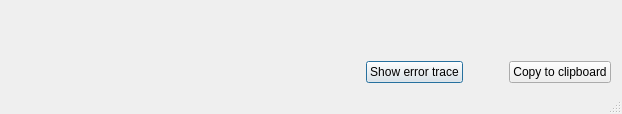
<?xml version="1.0" encoding="UTF-8"?>
<ui version="4.0">
 <class>ErrorDialog</class>
 <widget class="QDialog" name="ErrorDialog">
  <property name="geometry">
   <rect>
    <x>0</x>
    <y>0</y>
    <width>622</width>
    <height>114</height>
   </rect>
  </property>
  <property name="windowTitle">
   <string>Dialog</string>
  </property>
  <property name="windowIcon">
   <iconset resource="resource.qrc">
    <normaloff>:/error.png</normaloff>:/error.png</iconset>
  </property>
  <property name="sizeGripEnabled">
   <bool>true</bool>
  </property>
  <layout class="QVBoxLayout" name="layout" stretch="0,1,0,0">
   <item>
    <widget class="QLabel" name="error_message">
     <property name="text">
      <string/>
     </property>
    </widget>
   </item>
   <item>
    <layout class="QHBoxLayout" name="horizontalLayout_2">
     <item>
      <spacer name="verticalSpacer">
       <property name="orientation">
        <enum>Qt::Vertical</enum>
       </property>
       <property name="sizeHint" stdset="0">
        <size>
         <width>20</width>
         <height>40</height>
        </size>
       </property>
      </spacer>
     </item>
    </layout>
   </item>
   <item>
    <layout class="QHBoxLayout" name="horizontalLayout" stretch="1,0,0,0">
     <item>
      <spacer name="horizontalSpacer">
       <property name="orientation">
        <enum>Qt::Horizontal</enum>
       </property>
       <property name="sizeHint" stdset="0">
        <size>
         <width>40</width>
         <height>20</height>
        </size>
       </property>
      </spacer>
     </item>
     <item>
      <widget class="QPushButton" name="show_trace_btn">
       <property name="text">
        <string>Show error trace</string>
       </property>
      </widget>
     </item>
     <item>
      <spacer name="horizontalSpacer_2">
       <property name="orientation">
        <enum>Qt::Horizontal</enum>
       </property>
       <property name="sizeHint" stdset="0">
        <size>
         <width>40</width>
         <height>20</height>
        </size>
       </property>
      </spacer>
     </item>
     <item>
      <widget class="QPushButton" name="copy_to_clipboard_btn">
       <property name="text">
        <string>Copy to clipboard</string>
       </property>
      </widget>
     </item>
    </layout>
   </item>
   <item>
    <widget class="QLabel" name="status">
     <property name="text">
      <string/>
     </property>
    </widget>
   </item>
  </layout>
 </widget>
 <resources>
  <include location="resource.qrc"/>
 </resources>
 <connections/>
</ui>
